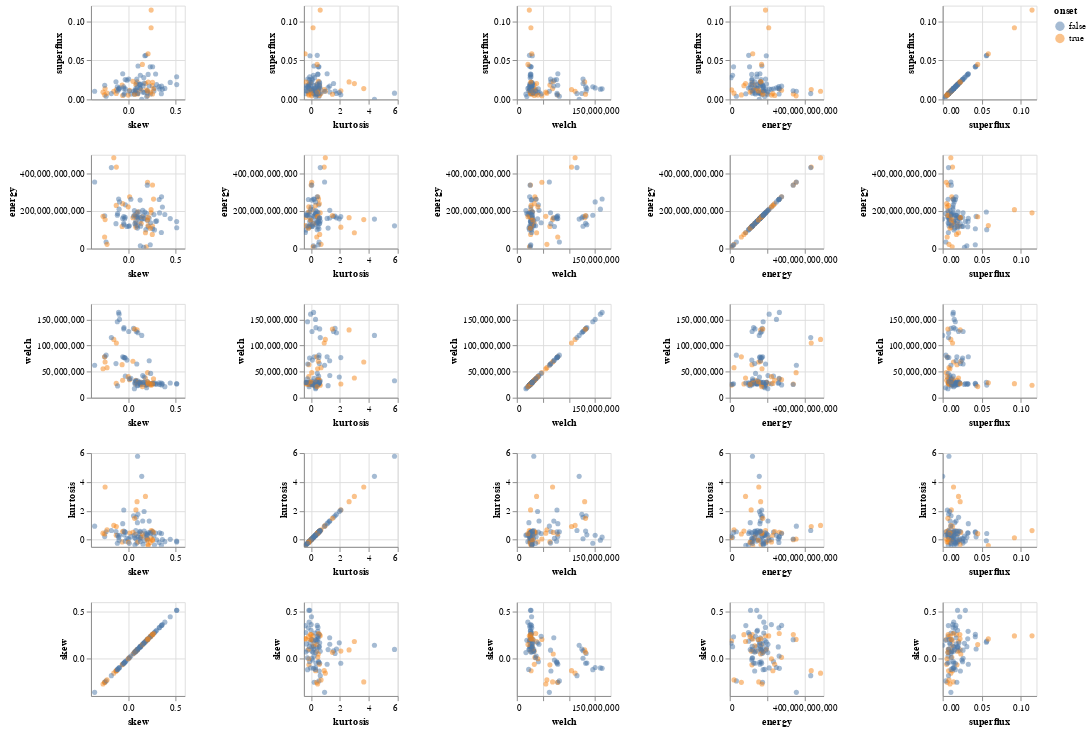

The notebook cell saved with this chart:
### Code cell
alt.Chart(data.head(100)).mark_circle(opacity=0.5).encode(
    alt.X(alt.repeat("column"), type='quantitative'),
    alt.Y(alt.repeat("row"), type='quantitative'),
    color='onset:N'
).properties(
    width=100,
    height=100
).repeat(
    row=["superflux", "energy", "welch", "kurtosis", "skew"],
    column=list(reversed(["superflux", "energy", "welch", "kurtosis", "skew"]))
).interactive()
